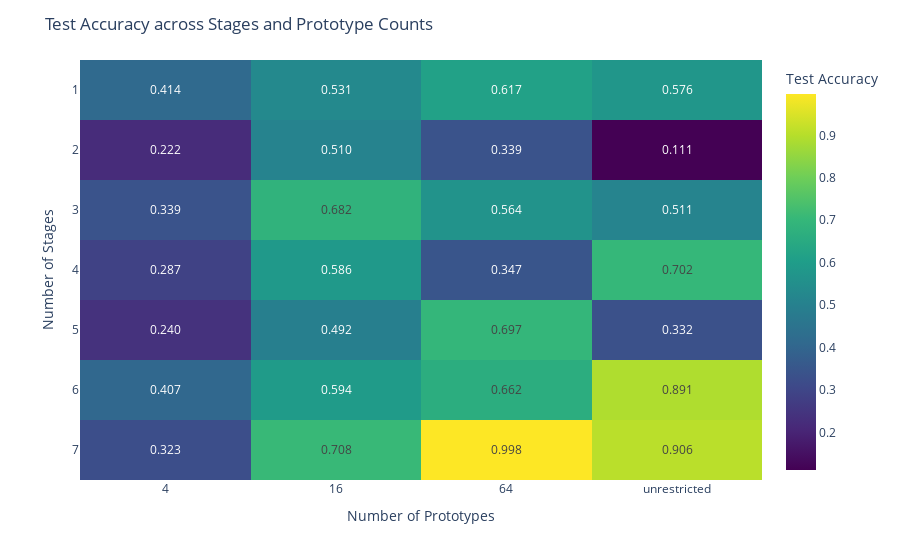

Write notebook code for a chart like this one.
### Code cell
import os
import pandas as pd
import plotly.express as px

summary_path = os.path.join(eval_results_dir, 'results_summary.csv')
if os.path.exists(summary_path):
    results_df = pd.read_csv(summary_path)

    if 'multi_stage' in str(multi_experiment_dir):
        # Extract stage and prototype count
        results_df['stage'] = results_df['run'].str.extract(r'_stage_(\d+)_p_')[0].astype(int)
        results_df['num_prototypes'] = results_df['run'].str.extract(r'_p_(\d+)$')[0].astype(int)

        # Convert to string for display
        results_df['stage_str'] = results_df['stage'].astype(str)
        results_df['num_prototypes_str'] = results_df['num_prototypes'].astype(str)

        # Rename prototype "0" to "unrestricted"
        results_df.loc[results_df['num_prototypes'] == 0, 'num_prototypes_str'] = 'unrestricted'

        # Set desired prototype display order: numeric ones first, then 'unrestricted'
        other_protos = sorted(results_df['num_prototypes'].unique())
        if 0 in other_protos:
            other_protos.remove(0)
        proto_order = [str(p) for p in other_protos] + ['unrestricted']

        # Stage order
        stage_order = [str(s) for s in sorted(results_df['stage'].unique())]

        # Pivot and reorder
        heatmap_data = results_df.pivot(index='stage_str', columns='num_prototypes_str', values='test_accuracy')
        heatmap_data = heatmap_data[proto_order].loc[stage_order]

        # Plot
        fig = px.imshow(
            heatmap_data,
            labels=dict(x="Number of Prototypes", y="Number of Stages", color="Test Accuracy"),
            x=proto_order,
            y=stage_order,
            text_auto=".3f",
            aspect="auto",
            color_continuous_scale="Viridis"
        )
        fig.update_layout(title="Test Accuracy across Stages and Prototype Counts")
        fig.show()

### Figure 1 — Plotly figure (JSON) as saved in the notebook; plotly's stock layout.template omitted (floating-point values rounded to 4 significant figures)
{"data": [{"coloraxis": "coloraxis", "hovertemplate": "Number of Prototypes: %{x}<br>Number of Stages: %{y}<br>Test Accuracy: %{z}<extra></extra>", "name": "0", "texttemplate": "%{z:.3f}", "type": "heatmap", "x": ["4", "16", "64", "unrestricted"], "xaxis": "x", "y": ["1", "2", "3", "4", "5", "6", "7"], "yaxis": "y", "z": [[0.4144, 0.5311, 0.6167, 0.5756], [0.2222, 0.51, 0.3389, 0.1111], [0.3389, 0.6822, 0.5644, 0.5111], [0.2867, 0.5856, 0.3467, 0.7022], [0.24, 0.4922, 0.6967, 0.3322], [0.4067, 0.5944, 0.6622, 0.8911], [0.3233, 0.7078, 0.9978, 0.9056]]}], "layout": {"coloraxis": {"colorbar": {"title": {"text": "Test Accuracy"}}, "colorscale": [[0, "#440154"], [0.1111, "#482878"], [0.2222, "#3e4989"], [0.3333, "#31688e"], [0.4444, "#26828e"], [0.5556, "#1f9e89"], [0.6667, "#35b779"], [0.7778, "#6ece58"], [0.8889, "#b5de2b"], [1, "#fde725"]]}, "margin": {"t": 60}, "title": {"text": "Test Accuracy across Stages and Prototype Counts"}, "xaxis": {"anchor": "y", "domain": [0, 1], "title": {"text": "Number of Prototypes"}}, "yaxis": {"anchor": "x", "autorange": "reversed", "domain": [0, 1], "title": {"text": "Number of Stages"}}}}
